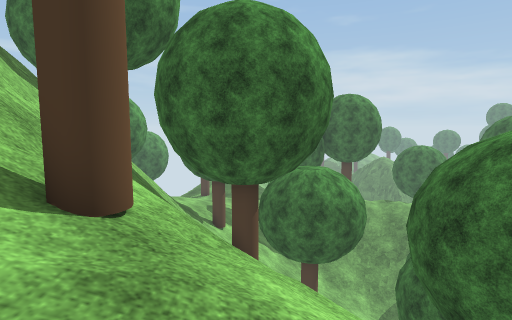
view 1 (above)

15 first-person views from a walk through a Unity game level. The camera is 1.2 m above the floor, tilts 6° down and sees 80° across. The floor is counted in squares, 1 m on a side. Each view is taken from the middle of a square. On the plan, view 1 faces up. The plan holds only what a view shows up to about 13 squares ahead; the rest is blank. The place goes on beyond the plan. Some trees and plants on the terrain are drawn as simple stand-ins. The player is left out. Some surface patterns are stand-ins.

view 2
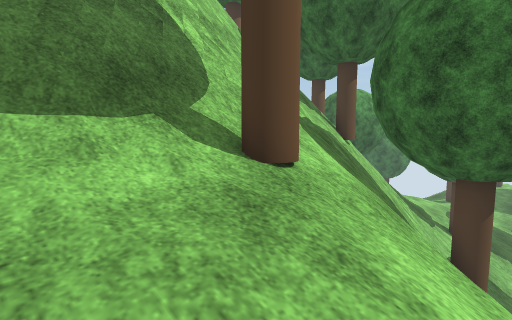

view 3
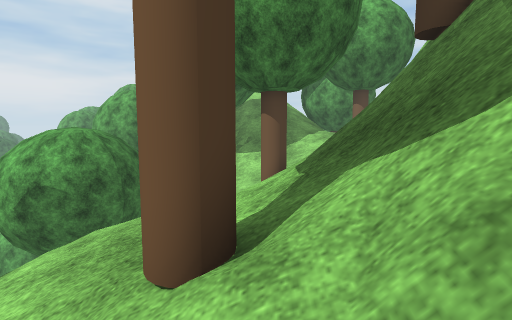

view 4
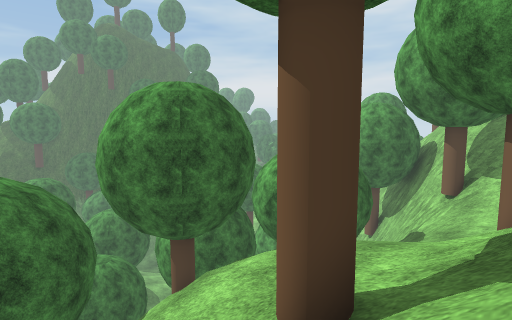

view 5
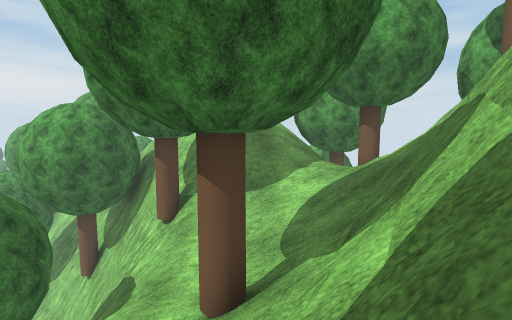

view 6
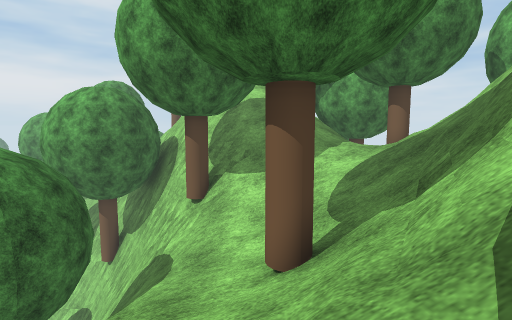

view 7
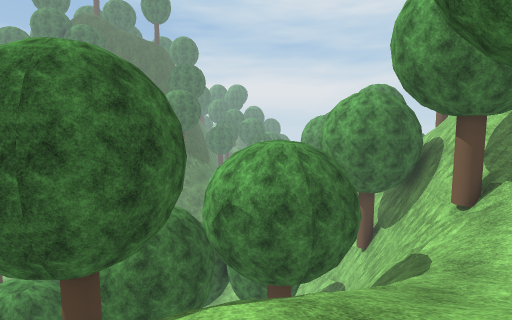

view 8
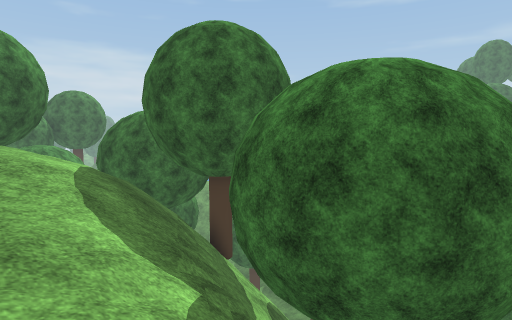

view 9
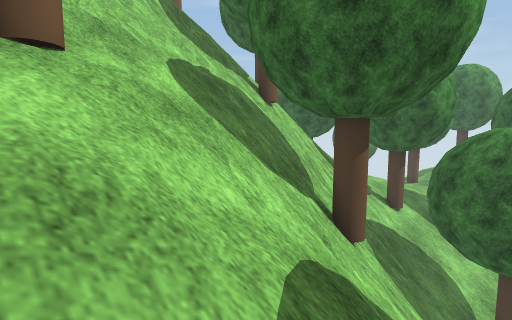

view 10
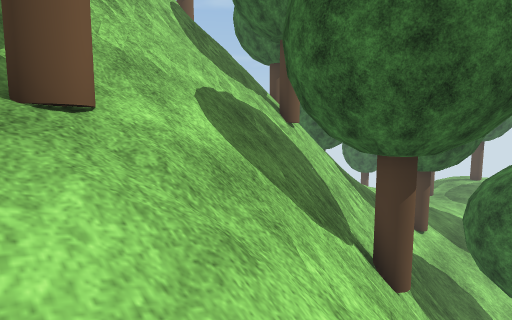

view 11
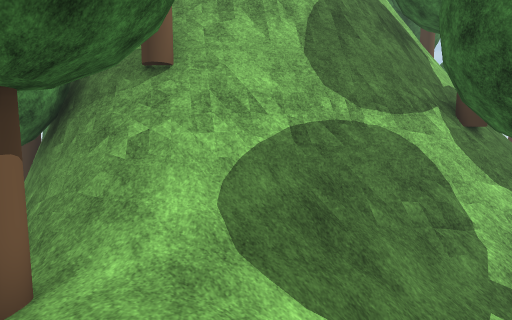

view 12
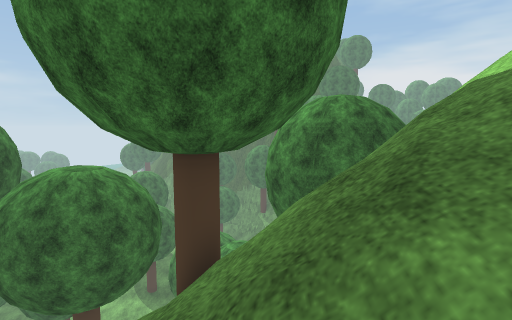

view 13
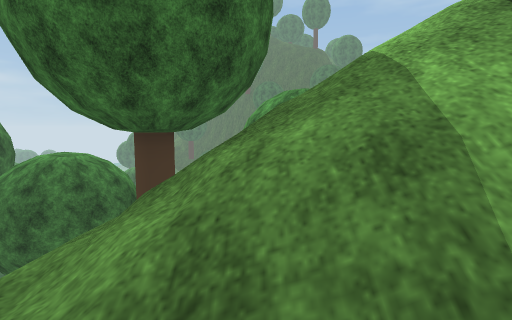

view 14
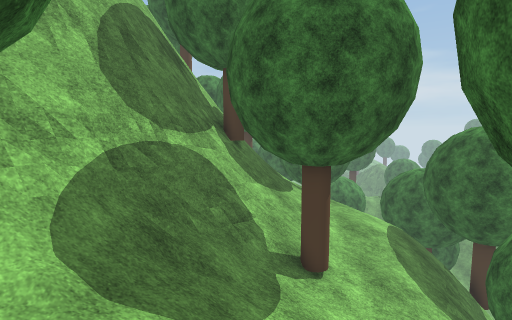

view 15
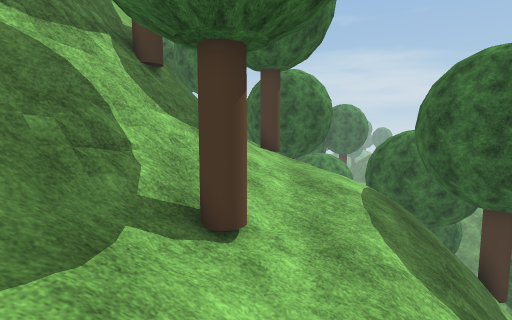

### Floor plan
Key: @ floor where view 1 was taken; # wall or solid block; . main floor; - floor 0.5 m lower than the main floor; _ floor 1.25 m lower than the main floor; / step, stairs or slope; = window, fence, low wall or low ledge; ^ raised ledge; v drop or lower ground; T tree; O other object.
Columns run from 9 left of view 1 to 13 right of it. Each row starts with its distance up from view 1.
 17         //
 16        T////
 15        T////
 14      ///////
 13  TT =/==///TT
 12  T  v=^=#//
 11    =####==/
 10    #######/
  9    ##Tv  #=     T
  8   ##=-vTT##   TTT
  7   ##=./TTT#
  6    ###///vv T
  5    ##=//////TT
  4     #=//////TTT
  3     #=/TT////TT#
  2    ###///////TT
  1    ##=//_///TTT
  0    #TT///@//TTT
 -1    ##=///////TTT
 -2    ##=//////vvT#
 -3    ##/TT///TTTT
 -4   ##=//////TTT
 -5  ##=///////TTT
 -6 ##=////////TTT
 -7 #=/////////TT#       OO
 -8 =/////////vvv
 -9  //./////Tvvv    TT
-10   T//////T v
-11    /////TT v#
-12     /////vvvT

Positions as (right, up) in squares from view 1, and headings:
1: (0, 0), facing up
2: (1, 0), facing up-left
3: (-2, 5), facing down
4: (-3, 5), facing down-right
5: (-3, 1), facing down
6: (-2, 1), facing down
7: (-2, 2), facing down-right
8: (-1, -7), facing up-right
9: (3, 2), facing up-left
10: (2, 2), facing up-left
11: (-3, -10), facing up-left
12: (-5, -10), facing right
13: (-6, -11), facing right
14: (-4, -11), facing up
15: (-2, -8), facing up
